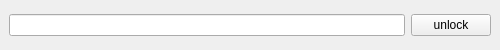
<?xml version="1.0" encoding="UTF-8"?>
<ui version="4.0">
 <class>MainWindow</class>
 <widget class="QMainWindow" name="MainWindow">
  <property name="geometry">
   <rect>
    <x>0</x>
    <y>0</y>
    <width>500</width>
    <height>50</height>
   </rect>
  </property>
  <property name="windowTitle">
   <string>MainWindow</string>
  </property>
  <widget class="QWidget" name="centralwidget">
   <layout class="QHBoxLayout" name="horizontalLayout">
    <item>
     <widget class="QLineEdit" name="password"/>
    </item>
    <item>
     <widget class="QPushButton" name="btn_unlock">
      <property name="text">
       <string>unlock</string>
      </property>
     </widget>
    </item>
   </layout>
  </widget>
 </widget>
 <resources/>
 <connections/>
</ui>
